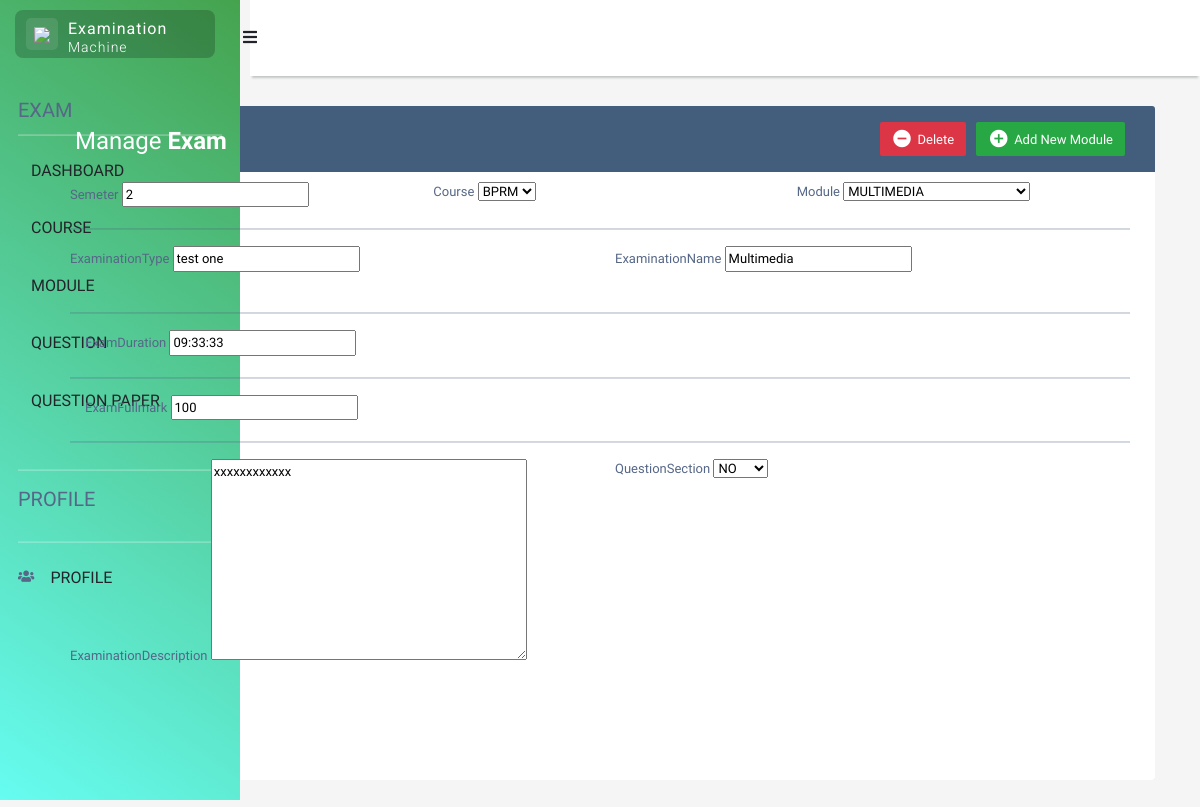
/updateexam/5/, run on the app's committed database.
### mtihani/models.py (models this page shows)
class Exam(models.Model):
    examinationType = models.CharField(max_length=30)
    examinationName = models.CharField(max_length=30)
    semeter = models.IntegerField()
    course = models.ForeignKey(Course, on_delete=models.CASCADE)
    module = models.ForeignKey(Masomo, on_delete=models.CASCADE)
    examDuration = models.TimeField()
    examFullmark = models.IntegerField ()
    questionSection = models.ForeignKey(QuestionSection, on_delete=models.CASCADE)
    examinationDescription = models.TextField()

### mtihani/views.py (the view)
# urls.py: path('updateexam/<str:pk>/', views.update_exam, name="update_exam"),
def update_exam(request, pk):
    mtihani = Exam.objects.get(id=pk)
    form = ExamForm(instance=mtihani)
    if request.method == "POST":
        form = ExamForm(request.POST, instance=mtihani)
        if form.is_valid():
            form.save()
            return redirect('/exam')
    context = {"form":form}
    return render(request, 'mtihani/add_exam.html', context)

### mtihani/forms.py
class ExamForm(forms.ModelForm):
    class Meta:
        model = Exam
        fields = '__all__'

### FYPAPP/models.py (called while the page is built)
    def __str__(self):
        return self.courseName

    def __str__(self):
        return self.moduleName

    def __str__(self):
        return self.questionsection

### templates/mtihani/add_exam.html (shortened to what this page needs)
{% extends 'mtihani/home.html' %}
{% block content %}
<!DOCTYPE html>
<html lang="en">
<head>
<link rel="stylesheet" href="https://stackpath.bootstrapcdn.com/bootstrap/4.5.0/css/bootstrap.min.css">
<link rel="stylesheet" href="https://maxcdn.bootstrapcdn.com/font-awesome/4.7.0/css/font-awesome.min.css">
</head>
<body>
<div class="container-xl">
	<div class="table-responsive">
		<div class="table-wrapper">
			<div class="table-title">
				<div class="row">
					<div class="col-sm-6">
						<h2>Manage <b>Exam</b></h2>
					</div>
					<div class="col-sm-6">
						<a href="#addCourseModal" class="btn btn-success" data-toggle="modal"><i class="material-icons">&#xE147;</i> <span>Add New Module</span></a>
						<a href="#deleteCourseModal" class="btn btn-danger" data-toggle="modal"><i class="material-icons">&#xE15C;</i> <span>Delete</span></a>
					</div>
				</div>
			</div>
			<form method="POST" action="#">
                <div class="row g-1">
                    <div class="col">
                      <div class="form-outline">
                        <label class="form-label" for="form9Example1">Semeter</label>
                        {{ form.semeter }}
                      </div>
                    </div>
                    <div class="col">
                      <div class="form-outline">
                        <label class="form-label" for="form9Example3">Course</label>
                        {{ form.course }}
                      </div>
                    </div>
                    <div class="col">
                        <div class="form-outline">
                          <label class="form-label" for="form9Example3">Module</label>
                          {{ form.module }}
                        </div>
                      </div>
                  </div>
                  <hr />
                  <div class="row g-5">
                    <div class="col">
                      <div class="form-outline">
                        <label class="form-label" for="form9Example3">ExaminationType</label>
                        {{ form.examinationType }}
                      </div>
                    </div>
                    <div class="col">
                      <div class="form-outline">
                        <label class="form-label" for="form9Example3">ExaminationName</label>
                        {{ form.examinationName }}
                      </div>
                    </div>
                  </div>
                  <br>
                  <hr>
                  <div class="col">
                    <div class="form-outline">
                      <label class="form-label" for="form9Example3">ExamDuration</label>
                      {{ form.examDuration }}
                    </div>
                  </div>
                  <hr>
                  <div class="col">
                    <div class="form-outline">
                      <label class="form-label" for="form9Example3">ExamFullmark</label>
                      {{ form.examFullmark }}
                    </div>
                  </div>
                  <hr>
                  <div class="row g-5">
                    <div class="col">
                        <div class="form-outline">
                          <label class="form-label" for="form9Example3">ExaminationDescription</label>
                          {{ form.examinationDescription }}
                        </div>
                      </div>
                      <div class="col">
                        <div class="form-outline">
                          <label class="form-label" for="form9Example3">QuestionSection</label>
                          {{ form.questionSection }}
                        </div>
                      </div>
                  </div>
                  <div class="mt-5">
					<button type="submit" class="btn btn-primary">Submit</button>
					<button type="reset" class="btn btn-secondary ms-2">Reset</button>
				</div>
            </form>
		</div>
	</div>
</div>
</body>
</html>
{% endblock content%}

### templates/mtihani/home.html (style rules this page uses)
body { background-color: #e6e6e6; }

### templates/mtihani/add_exam.html (style rules this page uses)
body { color: #566787; background: #f5f5f5; font-family: 'Varela Round', sans-serif; font-size: 13px; }
.table-responsive { margin: 30px 0; }
.table-wrapper { background: #fff; padding: 20px 25px; border-radius: 3px; min-width: 1000px; box-shadow: 0 1px 1px rgba(0,0,0,.05); }
.table-title { padding-bottom: 15px; background: #435d7d; color: #fff; padding: 16px 30px; min-width: 100%; margin: -20px -25px 10px; border-radius: 3px 3px 0 0; }
.table-title h2 { margin: 5px 0 0; font-size: 24px; }
.table-title .btn { color: #fff; float: right; font-size: 13px; border: none; min-width: 50px; border-radius: 2px; border: none; outline: none !important; margin-left: 10px; }
.table-title .btn i { float: left; font-size: 21px; margin-right: 5px; }
.table-title .btn span { float: left; margin-top: 2px; }

### data on the page
Exam: semeter "2", course "BPRM", module "MULTIMEDIA", examinationType "test one", examinationName "Multimedia", examDuration "09:33:33", examFullmark "100", examinationDescription "xxxxxxxxxxxx", questionSection "NO"
